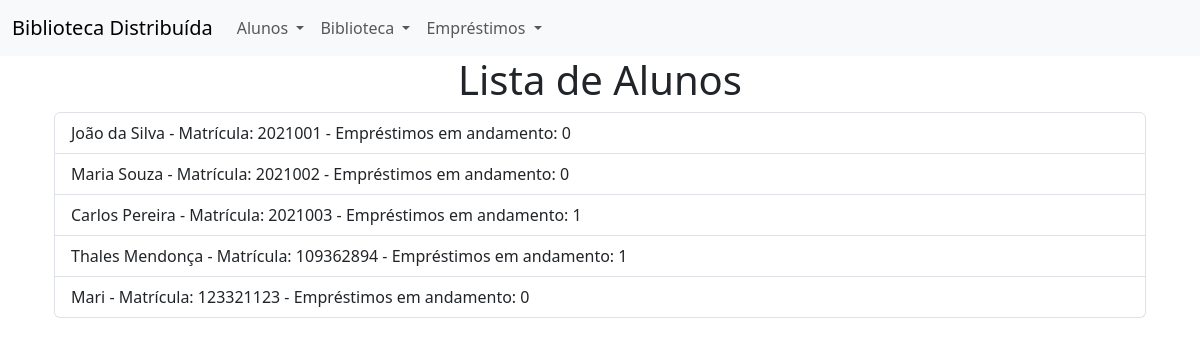
The app's page /lista_alunos with its own data.
### models.py (models this page shows)
class Aluno(db.Model):
    id = db.Column(db.Integer, primary_key=True)
    nome_completo = db.Column(db.String(100), nullable=False)
    apelido = db.Column(db.String(50))
    matricula = db.Column(db.String(20), unique=True, nullable=False)
    celular = db.Column(db.String(20))
    email = db.Column(db.String(100), unique=True, nullable=False)

### views.py (the view)
@app.route('/lista_alunos')
def lista_alunos():
    return controller.listar_alunos()

### controller.py (called while the page is built)
@handle_request_with_error_handling
def listar_alunos():
    alunos = Aluno.query.all()
    emprestimos_por_aluno = {aluno.id: Emprestimo.query.filter_by(aluno_id=aluno.id, data_entrega=None).count() for aluno in alunos}
    return render_template('lista_alunos.html', alunos=alunos, emprestimos_por_aluno=emprestimos_por_aluno, active_page='lista_alunos')

### templates/lista_alunos.html (shortened to what this page needs)
{% extends "index.html" %}
{% block content %}
<div class="container">
    <p class="h1 text-center">Lista de Alunos</p>
    <ul class="list-group">
        {% for aluno in alunos %}
        <li class="list-group-item">{{ aluno.nome_completo }} - Matrícula: {{ aluno.matricula }} - Empréstimos em andamento: {{ emprestimos_por_aluno[aluno.id] }}</li>
        {% endfor %}
    </ul>
</div>
{% endblock %}

### records on screen
Aluno: nome_completo "João da Silva", matricula "2021001", emprestimos_por_aluno "0"
Aluno: nome_completo "Maria Souza", matricula "2021002", emprestimos_por_aluno "0"
Aluno: nome_completo "Carlos Pereira", matricula "2021003", emprestimos_por_aluno "1"
Aluno: nome_completo "Thales Mendonça", matricula "109362894", emprestimos_por_aluno "1"
Aluno: nome_completo "Mari", matricula "123321123", emprestimos_por_aluno "0"
